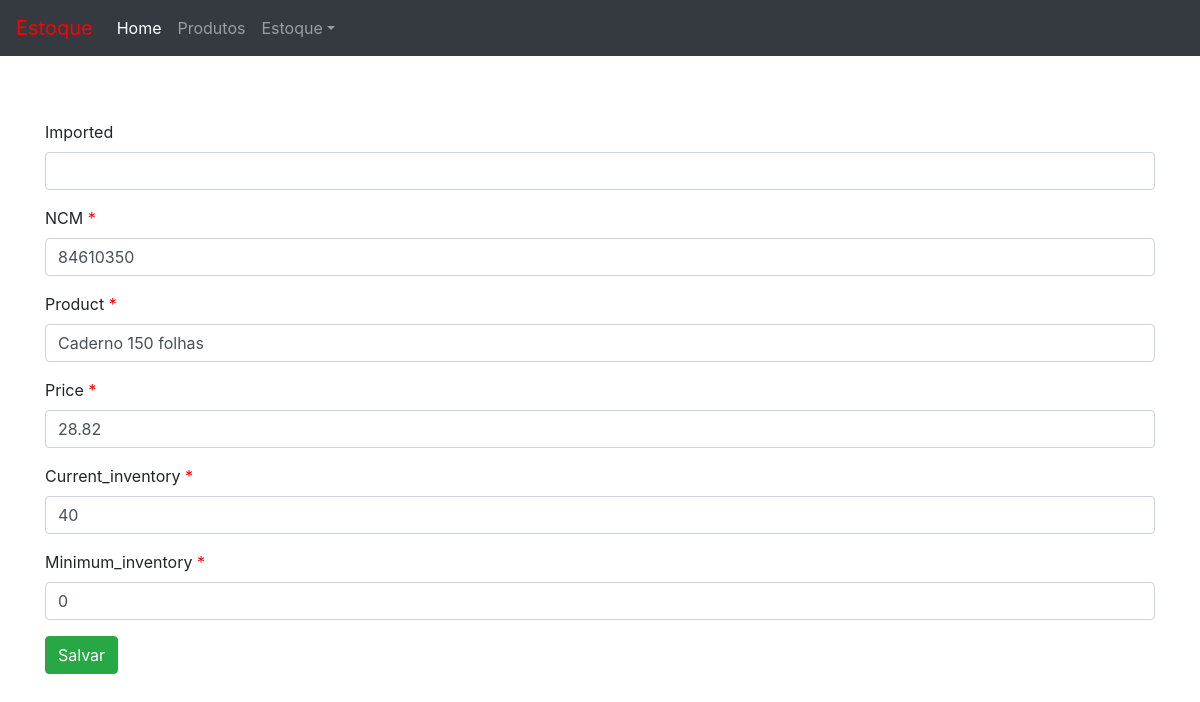
Page /produto/4/edit/ on the committed database.
### product/models.py (models this page shows, shortened)
class Product(models.Model):
    imported = models.BooleanField(default= True)
    ncm = models.CharField('NCM', max_length= 8)
    product = models.CharField(max_length=100 , unique=True)
    price = models.DecimalField('price' , max_digits=7 , decimal_places=2)
    inventory = models.IntegerField('current_inventory')
    minimum_inventory = models.IntegerField('minimum_inventory' ,default= 0)
    class Meta:
        ordering = ('product' , )

### product/views.py (the view)
# urls.py: path('<int:pk>/edit/' , v.ProductUpdate.as_view() , name='product_edit' ) ,
class ProductUpdate(UpdateView):
    model = Product
    template_name = 'product_form.html'
    form_class = ProductForm

### product/form.py
class ProductForm(forms.ModelForm):
    class Meta:
        model = Product
        fields ='__all__'

### product/templates/product_form.html (shortened to what this page needs)
{% extends "base.html" %}
{% load static %}
{% load widget_tweaks %}
{% block content %}
    <form method="POST" novalidate>
        {% for field in form.visible_fields %}
            <div class="form-group{% if field.errors %} has-error {%endif%}">
                <label for="{{ field.id_for_label }}">
                    {% if field.field.required %}
                        <span class="required">{{ field.label}}</span>
                    {% else %}
                        {{ field.label }}
                    {% endif %}
                </label>
                {% render_field field class="form-control" %}
            </div>
        {% endfor%}
        <button type="submit" class="btn btn-success">Salvar</button>
    </form>
{% endblock content %}

### core/static/styles/style.css (style rules this page uses)
body { margin-top: 120px; }
span.required:after { content: "*"; color: red; }

### product/templates/product_form.html (style rules this page uses)
span.required::after { content: " *"; color: red; }

### rows in the picture
Product: ncm "84610350" "Caderno 150 folhas" "28.82" "40" "0"

### other values in the picture
{{ field.label }} "Imported"
{{ field.label }} "NCM" "Product" "Price" "Current_inventory" "Minimum_inventory"
